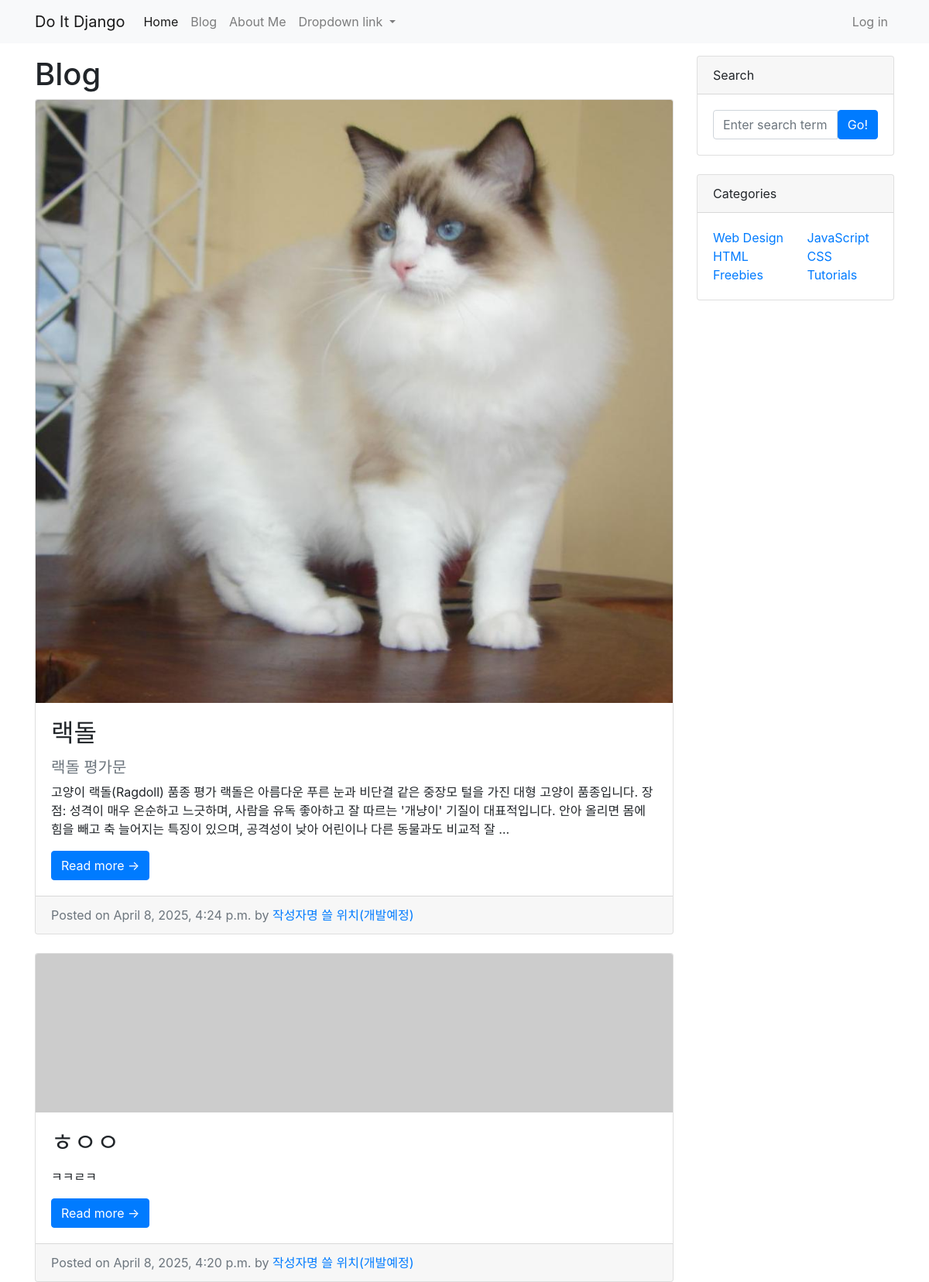
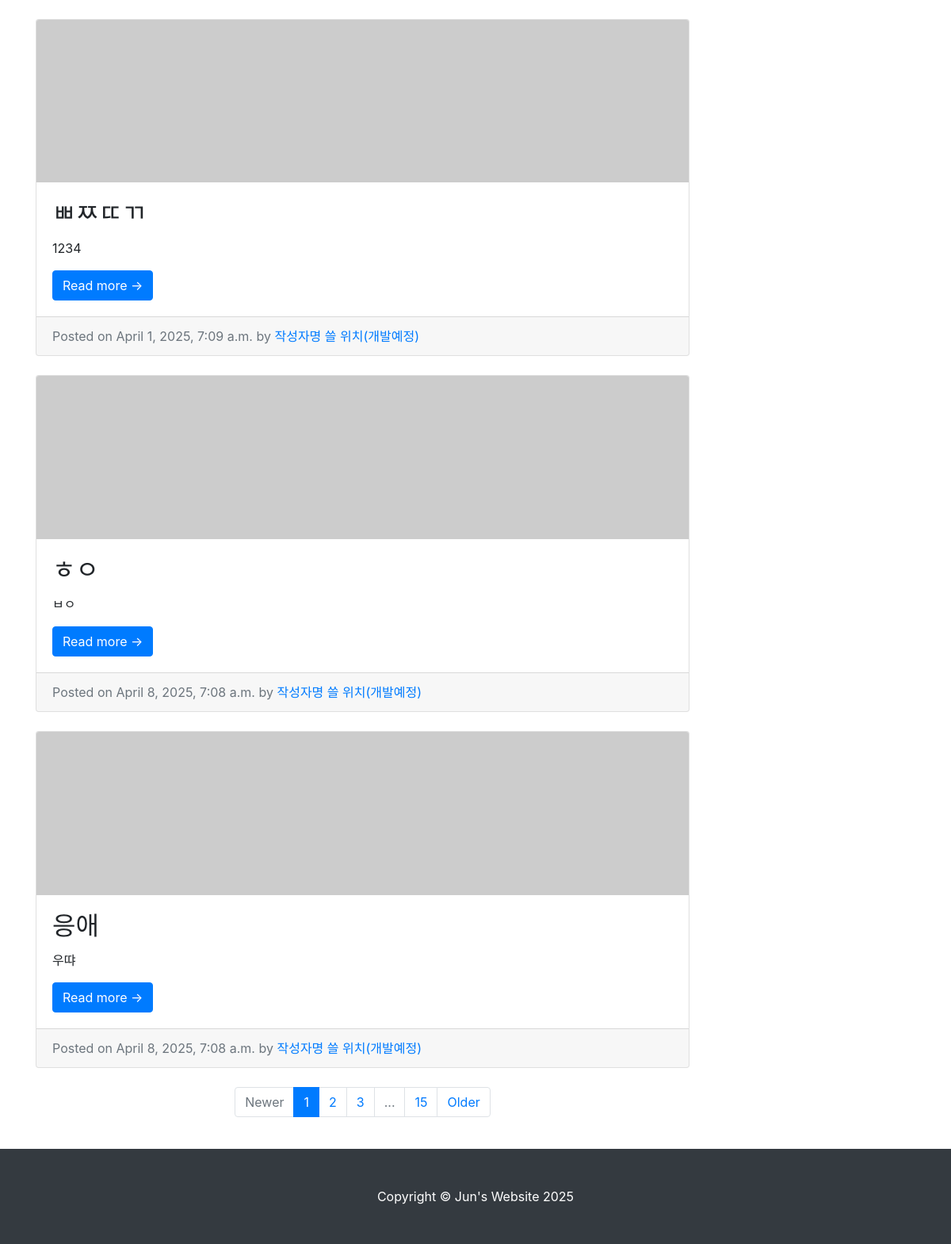
Screenshot of /blog/ with the database file from the repository (2 pictures, top to bottom).
### blog/models.py (models this page shows, shortened)
class Post(models.Model):
    title = models.CharField(max_length=30)
    hook_text = models.CharField(max_length=100, blank=True)
    content = models.TextField()
    head_image = models.ImageField(upload_to='blog/images/%Y/%m/%d/', blank=True)
    file_upload = models.FileField(upload_to='blog/files/%Y/%m/%d/', blank=True)
    created_at = models.DateTimeField(auto_now_add=True)
    updated_at = models.DateTimeField(auto_now=True)
    def __str__(self):
        return f'[{self.pk}]{self.title}'
    def get_absolute_url(self):
        return f'/blog/{self.pk}/'

### blog/views.py (the view)
# urls.py: path('', views.PostList.as_view()),
class PostList(ListView):
    model = Post
    ordering = '-pk'

### blog/templates/blog/post_list.html
{% extends 'blog/base.html' %}
{% block main_area %}
    <h1>Blog</h1>
    {% if post_list.exists %}
        {% for p in post_list %}
        <div class="card mb-4">
            {% if p.head_image %}
                <a href="#!"><img class="card-img-top" src="{{ p.head_image.url }}" alt="{{ p }} head image" /></a>
            {% else %}
                <a href="#!"><img class="card-img-top" src="https://picsum.photos/seed/{{ p.id }}/800/200
                    " alt="random_image" /></a>
            {% endif %}
            <div class="card-body">
                <h2 class="card-title">{{ p.title }}</h2>
                {% if p.hook_text %}
                    <h5 class="text-muted">{{ p.hook_text }}</h5>
                {% endif %}
                <p class="card-text">{{ p.content | truncatewords:45 }}</p>
                <a href="{{ p.get_absolute_url }}" class="btn btn-primary">Read more &rarr;</a>
            </div>
            <div class="card-footer text-muted">
                Posted on {{ p.created_at }} by
                <a href="#">작성자명 쓸 위치(개발예정)</a>
            </div>
        </div>
        {% endfor %}
    {% else %}
        <h3>아직 게시물이 없습니다.</h3>
    {% endif %}
        <ul class="pagination justify-content-center my-4">
            <li class="page-item disabled"><a class="page-link" href="#" tabindex="-1" aria-disabled="true">Newer</a></li>
            <li class="page-item active" aria-current="page"><a class="page-link" href="#!">1</a></li>
            <li class="page-item"><a class="page-link" href="#!">2</a></li>
            <li class="page-item"><a class="page-link" href="#!">3</a></li>
            <li class="page-item disabled"><a class="page-link" href="#!">...</a></li>
            <li class="page-item"><a class="page-link" href="#!">15</a></li>
            <li class="page-item"><a class="page-link" href="#!">Older</a></li>
        </ul>
{% endblock %}

### rows the page displays
Post: head_image (picture), title "랙돌", hook_text "랙돌 평가문", content "고양이 랙돌(Ragdoll) 품종 평가 랙돌은 아름다운 푸른 눈과 비단결 같은 중장모 털을 가진 대형 고양이 품종입니다. 장점: 성격이 매우 온순하고 느긋하며, 사람을 유독 좋아하고 잘 따르는 '개냥이' 기질이 대표적입니다. 안아 올리면 몸에 힘을 빼고 축 늘어지는 특징이 있으며, 공격성이 낮아 어린이나 다른 동물과도 비교적 잘 …", created_at "April 8, 2025, 4:24 p.m."
Post: title "ㅎㅇㅇ", content "ㅋㅋㄹㅋ", created_at "April 8, 2025, 4:20 p.m."
Post: title "ㅃㅉㄸㄲ", content "1234", created_at "April 1, 2025, 7:09 a.m."
Post: title "ㅎㅇ", content "ㅂㅇ", created_at "April 8, 2025, 7:08 a.m."
Post: title "응애", content "우땨", created_at "April 8, 2025, 7:08 a.m."
